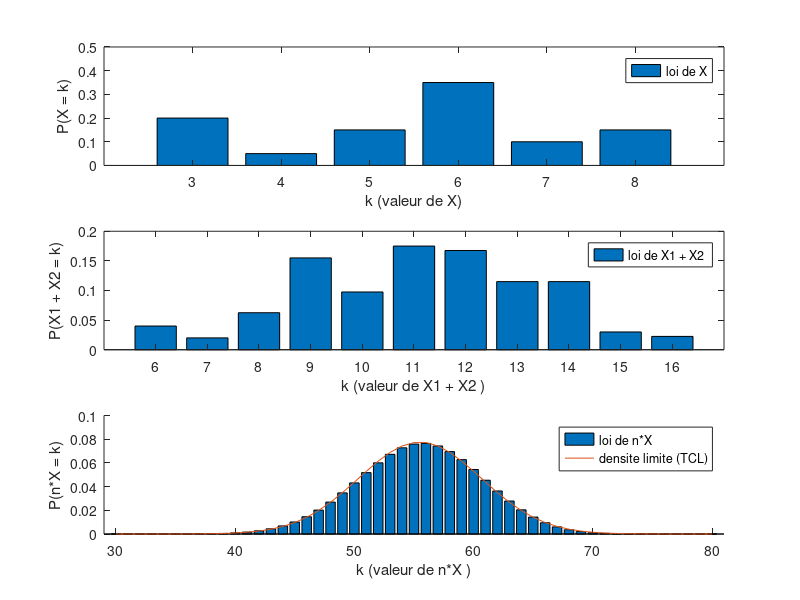

The MATLAB source for this figure:
%% Partie 1
clear variables;
close all;

k = 3:1:8;
P_k = [4/20,1/20,3/20,7/20,2/20,3/20];

%1)
Ex=sum(P_k.*k);
ecartt=(sum((k.^2).*P_k)-(Ex^2))^(1/2);


figure(1)

subplot(311) 
bar(k,P_k)   

legend('loi de X');
ylabel('P(X = k)');
xlabel('k (valeur de X)');
xlim([2 9]);
ylim([0 0.5]);

fprintf('===== Affichage =====\n');
disp(['esperance theorique : ',num2str(Ex)]);
disp(['ecart type theorique : ',num2str(ecartt)]);

%b)
k2 = 6:1:16;
convX=conv(P_k,P_k);

Ex2=sum(convX.*k2);
ecartt2=(sum((k2.^2).*convX)-(Ex2^2))^(1/2);

subplot(312) 
bar(k2,convX)   

legend('loi de X1 + X2 ');
ylabel('P(X1 + X2 = k)');
xlabel('k (valeur de X1 + X2 )');
xlim([5 17]);
ylim([0  0.2]);

fprintf('===== Affichage 2 =====\n');
disp(['esperance theorique : ',num2str(Ex2)]);
disp(['ecart type theorique : ',num2str(ecartt2)]);

%c)
n=10;

k3 = 3*n:1:8*n;
convX2=conv(P_k,P_k);

for i= 1:(n-2)
   convX2=conv(convX2,P_k);

end



Ex3=sum(convX2.*k3);
ecartt3=(sum((k3.^2).*convX2)-(Ex3^2))^(1/2);

subplot(313)
hold on 
bar(k3,convX2)   


ylabel('P(n*X = k)');
xlabel('k (valeur de n*X )');
xlim([(3*n)-1,(8*n)+1]);
ylim([0  0.1]);

fx=(1/(ecartt3*((2*pi)^(1/2))))* exp(-((k3-Ex3).^2)/(2* (ecartt3 .^2)));
plot(k3,fx);
legend('loi de n*X','densite limite (TCL)');
fprintf('===== Affichage   3=====\n');
disp(['esperance theorique : ',num2str(Ex3)]);
disp(['ecart type theorique : ',num2str(ecartt3)]);


 
